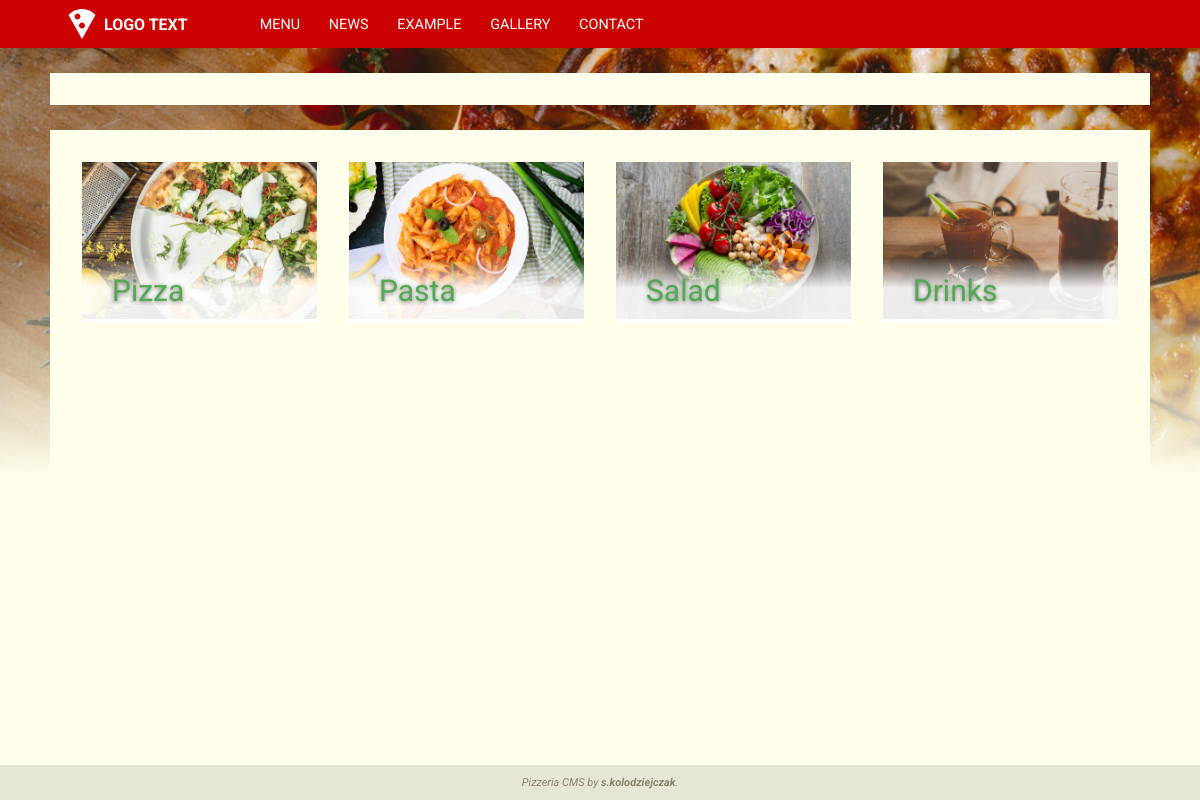
The app's page /page/menu with its own data.
### base/models.py (models this page shows, shortened)
class AppConfig(models.Model):
  title = models.CharField(max_length = 120)
  favicon = models.ImageField(blank = True, upload_to = 'config')
  logo_image = models.ImageField(blank = True, upload_to = 'config')
  logo_text =  models.CharField(blank = True, max_length = 40)
  homepage = models.ForeignKey(Navigation, on_delete = models.DO_NOTHING, blank = False, null = True)
  background_image = models.ImageField(blank = True, upload_to = 'config')
  background_color = RGBColorField()
  accent_color_1 = RGBColorField()
  accent_color_2 = RGBColorField()
  accent_color_3 = RGBColorField()
  text_color_1 = RGBColorField()
  text_color_2 = RGBColorField()
  small_font_size = models.IntegerField(default=11,validators=[
    MinValueValidator(6),
    MaxValueValidator(12)
  ])
  normal_font_size = models.IntegerField(default=14,validators=[
    MinValueValidator(12),
    MaxValueValidator(18)
  ])
  big_font_size = models.IntegerField(default=30,validators=[
    MinValueValidator(18),
    MaxValueValidator(36)
  ])

class Navigation(models.Model):
  url = models.SlugField(max_length = 40, unique = True)
  label = models.CharField(max_length = 50)
  subsite = models.ForeignKey(Subsite, on_delete = models.CASCADE, blank = False, null = True)
  sort = models.PositiveIntegerField(default = 0)
  application = models.CharField(max_length = 40, blank = True)
  visible = models.BooleanField(default = True, blank = False)
  class Meta(object):
    ordering = ['sort']

### menu/models.py (models this page shows, shortened)
class Category(models.Model):
  category_label = models.CharField(max_length = 100)
  photo = models.ImageField(blank = True, upload_to = 'menu')
  sort = models.PositiveIntegerField(default = 0)
  class Meta(object):
    ordering = ['sort']

### base/views.py (the view)
# urls.py: path('<slug:url>', views.index, name='index'),
def index(request, url, param = None):
  try:
    link = Navigation.objects.filter(visible = True, url = url)[:1].get()
    if(link.subsite is None):
      return views[link.application].index(request, param)
    else:
      return render(request, 'subsite/index.html', {
        'item': link.subsite
      })
  except ObjectDoesNotExist:
    raise Http404

### base/utils.py (called while the page is built)
def get_navigation():
  return Navigation.objects.order_by('sort')

def get_config():
  return AppConfig.objects.all()[:1].get()

def get_ad():
  try:
    return Ad.objects.all()[:1].get()
  except ObjectDoesNotExist:
    return None

def render(request, templateUrl, viewbag = {}):
    ad = get_ad()
    cfg = get_config()
    nav = get_navigation()
    return django_render(request, templateUrl, {
      'ad': ad,
      'cfg': cfg,
      'nav': nav,
      'viewbag': viewbag,
    })

### menu/views.py (called while the page is built)
def render_categories(request):
  return render(request, 'menu/categories.html', {
    'categories': Category.objects.all()
  })

def index(request, param = None):
  category_str = request.GET.get('category', None)
  if category_str is None:
    return render_categories(request)
  category = Category.objects.filter(category_label__iexact = category_str)[0]
  return render_by_category(request, category)

### menu/templates/menu/categories.html
{% extends "base/base.html" %}
{% load static %}
{% block styles %}
  <link rel="stylesheet" type="text/css" href="{% static 'menu/styles/categories.css' %}">
{% endblock %}
{% block content %}
  {% if viewbag.categories %}
    <section class="categories">
    {% for c in viewbag.categories %}
      <a class="category"
         href="{% url 'base:index' 'menu' %}?category={{c.category_label | lower}}">
        <span class="category__label">{{ c.category_label }}</span>
      {% if c.photo %}
        <img class="category__photo" src="{{c.photo.url}}" alt="{{c.category_label}}"/>
      {% endif %}
      </a>
    {% endfor %}
    </section>
  {% endif %}
{% endblock %}

### base/templates/base/base.html (shortened to what this page needs)
{% extends "base/layout.html" %}
{% load static %}
{% block header %}
  <a class="logo" href="/">
    {% if cfg.logo_image %}
      <img class="logo__image" src="{{cfg.logo_image.url}}"/>
    {% endif %}
    <span class="logo__text">
      {{ cfg.logo_text }}
    </span>
  </a>
  <nav class="nav">
  {% for item in nav %}
    <a class="nav__link" href="{% url 'base:index' item.url %}">{{ item.label }}</a>
  {% endfor %}
  </nav>
{% endblock %}
{% block footer %}
  <p>Pizzeria CMS by <span class="bold">s.kolodziejczak</span>.</p>
{% endblock %}

### base/static/base/styles/layout.css (style rules this page uses)
html, body { min-height: 100vh; margin: 0; padding: 0; }
* { font-family: 'Roboto', sans-serif; }

### base/static/base/styles/base.css (style rules this page uses)
.logo, .nav, .nav__link { align-items: center; display: flex; justify-content: center; }
.nav__link { margin: 0; padding: 0; height: 100%; }
.logo { color: var(--accent-color-3); font-size: var(--medium-font-size); font-weight: 700; outline: 0; text-decoration: none; }
.logo__image + .logo__text { margin-left: .25em; }
.nav { color: var(--accent-color-3); font-size: .9em; height: 100%; margin-left: 4em; }
.nav__link { text-transform: uppercase; text-decoration: none; box-sizing: border-box; color: inherit; outline: none; padding: 0 1em; background: var(--accent-color-1); }
.bold { font-weight: bolder; }

### menu/static/menu/styles/categories.css (style rules this page uses)
.categories { display: flex; flex-wrap: wrap; }
.category { box-sizing: border-box; flex: 1 0 calc(25% - 2em); margin: 1em; position: relative; width: calc(25% - 2em); }
.category__label { bottom: 0; color: var(--accent-color-2); display: block; font-size: var(--big-font-size); left: 0; padding: .5em 1em; position: absolute; text-decoration: none; text-shadow: rgba(0, 0, 0, 0.5) 0px 1px 4px; right: 0; z-index: 1; }
.category__label::after { background: linear-gradient(transparent 0px, rgba(255, 255, 254, 0.9) 1em, rgba(255, 255, 255, 0.9)); bottom: 0px; box-sizing: content-box; content: ""; height: 100%; left: 0px; position: absolute; right: 0px; z-index: -1; }
.category__photo { height: auto; width: 100%; }

### records on screen
AppConfig: logo_image (picture), logo_text "LOGO TEXT"
Navigation: label "MENU"
Navigation: label "NEWS"
Navigation: label "EXAMPLE"
Navigation: label "GALLERY"
Navigation: label "CONTACT"
Category: category_label "Pizza", photo (picture)
Category: category_label "Pasta", photo (picture)
Category: category_label "Salad", photo (picture)
Category: category_label "Drinks", photo (picture)
